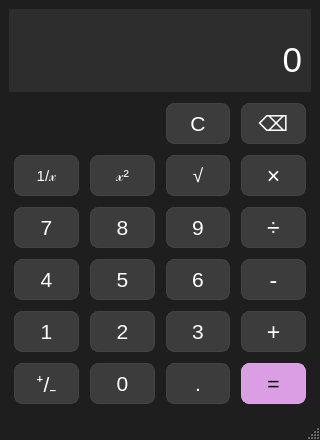
<?xml version="1.0" encoding="UTF-8"?>
<ui version="4.0">
 <class>MainWindow</class>
 <widget class="QMainWindow" name="MainWindow">
  <property name="geometry">
   <rect>
    <x>0</x>
    <y>0</y>
    <width>320</width>
    <height>440</height>
   </rect>
  </property>
  <property name="minimumSize">
   <size>
    <width>300</width>
    <height>420</height>
   </size>
  </property>
  <property name="windowTitle">
   <string>MainWindow</string>
  </property>
  <property name="styleSheet">
   <string notr="true">QMainWindow#MainWindow {
    background-color: #1E1E1E;   /* Dark gray background for the main window */
}

QPushButton {
    border-radius: 8px;              /* Rounded corners */
    border: 0.5px solid #434343;  /* Button border */
    background-color: #3C3C3C;        /* Button background color */
    color: #FFFFFF;                   /* Text color */
    padding: 0px;                    /* Internal padding */
}


QPushButton {
    margin: 5px;                      /* External margin between buttons */
}

QPushButton:hover {
    border: 1px solid #414141;  /* Change border color on hover */
}

QPushButton:pressed {
    border: 1px solid #3a3a3a;  /* Change border color on press */
}

/* Special style for QPushButton with objectName 'buttonEquals' */
QPushButton#buttonEquals {
	background-color: #DB9EE5;  /* Custom background for buttonEquals */
	color: #000000;  /* Black text color for buttonEquals */
	border: 1px solid #dea5e7;  /* White border for normal state */
}

QPushButton#buttonEquals:hover {
    border: 1px solid #a97eaf;  /* White border on hover */
}

QPushButton#buttonEquals:pressed {
    border: 1px solid #a97eaf;  /* White border on press */
}
</string>
  </property>
  <widget class="QWidget" name="centralwidget">
   <property name="sizePolicy">
    <sizepolicy hsizetype="Expanding" vsizetype="Expanding">
     <horstretch>0</horstretch>
     <verstretch>0</verstretch>
    </sizepolicy>
   </property>
   <property name="layoutDirection">
    <enum>Qt::LayoutDirection::LeftToRight</enum>
   </property>
   <layout class="QVBoxLayout" name="verticalLayout_2">
    <item>
     <widget class="QWidget" name="widget" native="true">
      <property name="sizePolicy">
       <sizepolicy hsizetype="Preferred" vsizetype="Preferred">
        <horstretch>0</horstretch>
        <verstretch>0</verstretch>
       </sizepolicy>
      </property>
      <property name="minimumSize">
       <size>
        <width>230</width>
        <height>83</height>
       </size>
      </property>
      <property name="sizeIncrement">
       <size>
        <width>0</width>
        <height>0</height>
       </size>
      </property>
      <property name="autoFillBackground">
       <bool>false</bool>
      </property>
      <property name="styleSheet">
       <string notr="true">background-color: #2D2D2D
</string>
      </property>
      <layout class="QGridLayout" name="gridLayout_2" rowstretch="0,0" columnstretch="0">
       <property name="leftMargin">
        <number>0</number>
       </property>
       <property name="topMargin">
        <number>9</number>
       </property>
       <property name="rightMargin">
        <number>9</number>
       </property>
       <property name="bottomMargin">
        <number>6</number>
       </property>
       <property name="spacing">
        <number>0</number>
       </property>
       <item row="1" column="0">
        <widget class="QLabel" name="mainDisplay">
         <property name="sizePolicy">
          <sizepolicy hsizetype="Preferred" vsizetype="Fixed">
           <horstretch>0</horstretch>
           <verstretch>0</verstretch>
          </sizepolicy>
         </property>
         <property name="minimumSize">
          <size>
           <width>0</width>
           <height>0</height>
          </size>
         </property>
         <property name="font">
          <font>
           <pointsize>26</pointsize>
           <fontweight>DemiBold</fontweight>
          </font>
         </property>
         <property name="styleSheet">
          <string notr="true">QLabel#mainDisplay {
    color: white;
}
</string>
         </property>
         <property name="text">
          <string> 0</string>
         </property>
         <property name="alignment">
          <set>Qt::AlignmentFlag::AlignRight|Qt::AlignmentFlag::AlignTop|Qt::AlignmentFlag::AlignTrailing</set>
         </property>
         <property name="wordWrap">
          <bool>false</bool>
         </property>
         <property name="margin">
          <number>0</number>
         </property>
         <property name="indent">
          <number>-1</number>
         </property>
        </widget>
       </item>
       <item row="0" column="0">
        <widget class="QLabel" name="exDisplay">
         <property name="sizePolicy">
          <sizepolicy hsizetype="Preferred" vsizetype="Fixed">
           <horstretch>0</horstretch>
           <verstretch>0</verstretch>
          </sizepolicy>
         </property>
         <property name="styleSheet">
          <string notr="true">QLabel#exDisplay {
    color: #BCBCBC;
}
</string>
         </property>
         <property name="text">
          <string/>
         </property>
         <property name="alignment">
          <set>Qt::AlignmentFlag::AlignBottom|Qt::AlignmentFlag::AlignRight|Qt::AlignmentFlag::AlignTrailing</set>
         </property>
         <property name="margin">
          <number>1</number>
         </property>
         <property name="indent">
          <number>2</number>
         </property>
        </widget>
       </item>
      </layout>
     </widget>
    </item>
    <item>
     <layout class="QGridLayout" name="gridLayout">
      <property name="spacing">
       <number>1</number>
      </property>
      <item row="3" column="0">
       <widget class="QPushButton" name="button4">
        <property name="sizePolicy">
         <sizepolicy hsizetype="Expanding" vsizetype="Expanding">
          <horstretch>0</horstretch>
          <verstretch>0</verstretch>
         </sizepolicy>
        </property>
        <property name="font">
         <font>
          <family>Segoe UI</family>
          <pointsize>16</pointsize>
          <fontweight>Medium</fontweight>
         </font>
        </property>
        <property name="text">
         <string>4</string>
        </property>
       </widget>
      </item>
      <item row="2" column="3">
       <widget class="QPushButton" name="buttonDivide">
        <property name="sizePolicy">
         <sizepolicy hsizetype="Expanding" vsizetype="Expanding">
          <horstretch>0</horstretch>
          <verstretch>0</verstretch>
         </sizepolicy>
        </property>
        <property name="font">
         <font>
          <family>Segoe UI Symbol</family>
          <pointsize>17</pointsize>
          <fontweight>Medium</fontweight>
         </font>
        </property>
        <property name="text">
         <string>÷</string>
        </property>
       </widget>
      </item>
      <item row="1" column="0">
       <widget class="QPushButton" name="buttonInv">
        <property name="sizePolicy">
         <sizepolicy hsizetype="Expanding" vsizetype="Expanding">
          <horstretch>0</horstretch>
          <verstretch>0</verstretch>
         </sizepolicy>
        </property>
        <property name="font">
         <font>
          <family>Segoe UI Symbol</family>
          <pointsize>11</pointsize>
          <italic>false</italic>
          <fontweight>Medium</fontweight>
         </font>
        </property>
        <property name="text">
         <string>1/𝓍</string>
        </property>
       </widget>
      </item>
      <item row="5" column="3">
       <widget class="QPushButton" name="buttonEquals">
        <property name="sizePolicy">
         <sizepolicy hsizetype="Expanding" vsizetype="Expanding">
          <horstretch>0</horstretch>
          <verstretch>0</verstretch>
         </sizepolicy>
        </property>
        <property name="font">
         <font>
          <family>Segoe UI Symbol</family>
          <pointsize>16</pointsize>
          <bold>false</bold>
         </font>
        </property>
        <property name="styleSheet">
         <string notr="true"/>
        </property>
        <property name="text">
         <string>=</string>
        </property>
       </widget>
      </item>
      <item row="5" column="2">
       <widget class="QPushButton" name="buttonDot">
        <property name="sizePolicy">
         <sizepolicy hsizetype="Expanding" vsizetype="Expanding">
          <horstretch>0</horstretch>
          <verstretch>0</verstretch>
         </sizepolicy>
        </property>
        <property name="font">
         <font>
          <family>Segoe UI</family>
          <pointsize>16</pointsize>
          <fontweight>Medium</fontweight>
         </font>
        </property>
        <property name="text">
         <string>.</string>
        </property>
       </widget>
      </item>
      <item row="4" column="0">
       <widget class="QPushButton" name="button1">
        <property name="sizePolicy">
         <sizepolicy hsizetype="Expanding" vsizetype="Expanding">
          <horstretch>0</horstretch>
          <verstretch>0</verstretch>
         </sizepolicy>
        </property>
        <property name="font">
         <font>
          <family>Segoe UI</family>
          <pointsize>16</pointsize>
          <fontweight>Medium</fontweight>
         </font>
        </property>
        <property name="text">
         <string>1</string>
        </property>
       </widget>
      </item>
      <item row="4" column="3">
       <widget class="QPushButton" name="buttonPlus">
        <property name="sizePolicy">
         <sizepolicy hsizetype="Expanding" vsizetype="Expanding">
          <horstretch>0</horstretch>
          <verstretch>0</verstretch>
         </sizepolicy>
        </property>
        <property name="minimumSize">
         <size>
          <width>5</width>
          <height>10</height>
         </size>
        </property>
        <property name="font">
         <font>
          <family>Segoe UI Symbol</family>
          <pointsize>17</pointsize>
          <fontweight>Medium</fontweight>
         </font>
        </property>
        <property name="text">
         <string>+</string>
        </property>
       </widget>
      </item>
      <item row="0" column="2">
       <widget class="QPushButton" name="buttonClear">
        <property name="sizePolicy">
         <sizepolicy hsizetype="Expanding" vsizetype="Expanding">
          <horstretch>0</horstretch>
          <verstretch>0</verstretch>
         </sizepolicy>
        </property>
        <property name="font">
         <font>
          <family>Segoe UI</family>
          <pointsize>16</pointsize>
          <fontweight>Medium</fontweight>
         </font>
        </property>
        <property name="text">
         <string>C</string>
        </property>
       </widget>
      </item>
      <item row="2" column="1">
       <widget class="QPushButton" name="button8">
        <property name="sizePolicy">
         <sizepolicy hsizetype="Expanding" vsizetype="Expanding">
          <horstretch>0</horstretch>
          <verstretch>0</verstretch>
         </sizepolicy>
        </property>
        <property name="font">
         <font>
          <family>Segoe UI</family>
          <pointsize>16</pointsize>
          <fontweight>Medium</fontweight>
         </font>
        </property>
        <property name="text">
         <string>8</string>
        </property>
       </widget>
      </item>
      <item row="4" column="1">
       <widget class="QPushButton" name="button2">
        <property name="sizePolicy">
         <sizepolicy hsizetype="Expanding" vsizetype="Expanding">
          <horstretch>0</horstretch>
          <verstretch>0</verstretch>
         </sizepolicy>
        </property>
        <property name="font">
         <font>
          <family>Segoe UI</family>
          <pointsize>16</pointsize>
          <fontweight>Medium</fontweight>
         </font>
        </property>
        <property name="text">
         <string>2</string>
        </property>
       </widget>
      </item>
      <item row="1" column="3">
       <widget class="QPushButton" name="buttonMultiply">
        <property name="sizePolicy">
         <sizepolicy hsizetype="Expanding" vsizetype="Expanding">
          <horstretch>0</horstretch>
          <verstretch>0</verstretch>
         </sizepolicy>
        </property>
        <property name="font">
         <font>
          <family>Segoe UI</family>
          <pointsize>17</pointsize>
          <fontweight>Medium</fontweight>
         </font>
        </property>
        <property name="text">
         <string>×</string>
        </property>
       </widget>
      </item>
      <item row="5" column="1">
       <widget class="QPushButton" name="button0">
        <property name="sizePolicy">
         <sizepolicy hsizetype="Expanding" vsizetype="Expanding">
          <horstretch>0</horstretch>
          <verstretch>0</verstretch>
         </sizepolicy>
        </property>
        <property name="font">
         <font>
          <family>Segoe UI</family>
          <pointsize>16</pointsize>
          <fontweight>Medium</fontweight>
         </font>
        </property>
        <property name="text">
         <string>0</string>
        </property>
       </widget>
      </item>
      <item row="3" column="2">
       <widget class="QPushButton" name="button6">
        <property name="sizePolicy">
         <sizepolicy hsizetype="Expanding" vsizetype="Expanding">
          <horstretch>0</horstretch>
          <verstretch>0</verstretch>
         </sizepolicy>
        </property>
        <property name="font">
         <font>
          <family>Segoe UI</family>
          <pointsize>16</pointsize>
          <fontweight>Medium</fontweight>
         </font>
        </property>
        <property name="text">
         <string>6</string>
        </property>
       </widget>
      </item>
      <item row="3" column="3">
       <widget class="QPushButton" name="buttonMinus">
        <property name="sizePolicy">
         <sizepolicy hsizetype="Expanding" vsizetype="Expanding">
          <horstretch>0</horstretch>
          <verstretch>0</verstretch>
         </sizepolicy>
        </property>
        <property name="font">
         <font>
          <family>Segoe UI Symbol</family>
          <pointsize>17</pointsize>
          <fontweight>Medium</fontweight>
         </font>
        </property>
        <property name="text">
         <string>-</string>
        </property>
       </widget>
      </item>
      <item row="1" column="1">
       <widget class="QPushButton" name="buttonSqr">
        <property name="sizePolicy">
         <sizepolicy hsizetype="Expanding" vsizetype="Expanding">
          <horstretch>0</horstretch>
          <verstretch>0</verstretch>
         </sizepolicy>
        </property>
        <property name="font">
         <font>
          <family>Segoe UI</family>
          <pointsize>12</pointsize>
          <fontweight>Medium</fontweight>
         </font>
        </property>
        <property name="text">
         <string>𝓍²</string>
        </property>
       </widget>
      </item>
      <item row="5" column="0">
       <widget class="QPushButton" name="buttonPM">
        <property name="sizePolicy">
         <sizepolicy hsizetype="Expanding" vsizetype="Expanding">
          <horstretch>0</horstretch>
          <verstretch>0</verstretch>
         </sizepolicy>
        </property>
        <property name="font">
         <font>
          <family>Segoe UI</family>
          <pointsize>16</pointsize>
          <fontweight>Medium</fontweight>
         </font>
        </property>
        <property name="text">
         <string>⁺/₋</string>
        </property>
       </widget>
      </item>
      <item row="1" column="2">
       <widget class="QPushButton" name="buttonSqrt">
        <property name="sizePolicy">
         <sizepolicy hsizetype="Expanding" vsizetype="Expanding">
          <horstretch>0</horstretch>
          <verstretch>0</verstretch>
         </sizepolicy>
        </property>
        <property name="font">
         <font>
          <family>Segoe UI</family>
          <pointsize>14</pointsize>
          <italic>false</italic>
          <fontweight>Medium</fontweight>
         </font>
        </property>
        <property name="text">
         <string>√</string>
        </property>
       </widget>
      </item>
      <item row="4" column="2">
       <widget class="QPushButton" name="button3">
        <property name="sizePolicy">
         <sizepolicy hsizetype="Expanding" vsizetype="Expanding">
          <horstretch>0</horstretch>
          <verstretch>0</verstretch>
         </sizepolicy>
        </property>
        <property name="font">
         <font>
          <family>Segoe UI</family>
          <pointsize>16</pointsize>
          <fontweight>Medium</fontweight>
         </font>
        </property>
        <property name="styleSheet">
         <string notr="true"/>
        </property>
        <property name="text">
         <string>3</string>
        </property>
       </widget>
      </item>
      <item row="2" column="0">
       <widget class="QPushButton" name="button7">
        <property name="sizePolicy">
         <sizepolicy hsizetype="Expanding" vsizetype="Expanding">
          <horstretch>0</horstretch>
          <verstretch>0</verstretch>
         </sizepolicy>
        </property>
        <property name="font">
         <font>
          <family>Segoe UI</family>
          <pointsize>16</pointsize>
          <bold>false</bold>
         </font>
        </property>
        <property name="text">
         <string>7</string>
        </property>
       </widget>
      </item>
      <item row="2" column="2">
       <widget class="QPushButton" name="button9">
        <property name="sizePolicy">
         <sizepolicy hsizetype="Expanding" vsizetype="Expanding">
          <horstretch>0</horstretch>
          <verstretch>0</verstretch>
         </sizepolicy>
        </property>
        <property name="font">
         <font>
          <family>Segoe UI</family>
          <pointsize>16</pointsize>
          <fontweight>Medium</fontweight>
         </font>
        </property>
        <property name="text">
         <string>9</string>
        </property>
       </widget>
      </item>
      <item row="0" column="3">
       <widget class="QPushButton" name="buttonBackspace">
        <property name="sizePolicy">
         <sizepolicy hsizetype="Expanding" vsizetype="Expanding">
          <horstretch>0</horstretch>
          <verstretch>0</verstretch>
         </sizepolicy>
        </property>
        <property name="font">
         <font>
          <family>Segoe UI</family>
          <pointsize>16</pointsize>
          <fontweight>Medium</fontweight>
         </font>
        </property>
        <property name="text">
         <string>⌫</string>
        </property>
       </widget>
      </item>
      <item row="3" column="1">
       <widget class="QPushButton" name="button5">
        <property name="sizePolicy">
         <sizepolicy hsizetype="Expanding" vsizetype="Expanding">
          <horstretch>0</horstretch>
          <verstretch>0</verstretch>
         </sizepolicy>
        </property>
        <property name="font">
         <font>
          <family>Segoe UI</family>
          <pointsize>16</pointsize>
          <fontweight>Medium</fontweight>
         </font>
        </property>
        <property name="text">
         <string>5</string>
        </property>
       </widget>
      </item>
     </layout>
    </item>
   </layout>
  </widget>
  <widget class="QStatusBar" name="statusbar"/>
  <widget class="QMenuBar" name="menubar">
   <property name="geometry">
    <rect>
     <x>0</x>
     <y>0</y>
     <width>320</width>
     <height>17</height>
    </rect>
   </property>
  </widget>
 </widget>
 <resources/>
 <connections/>
</ui>
